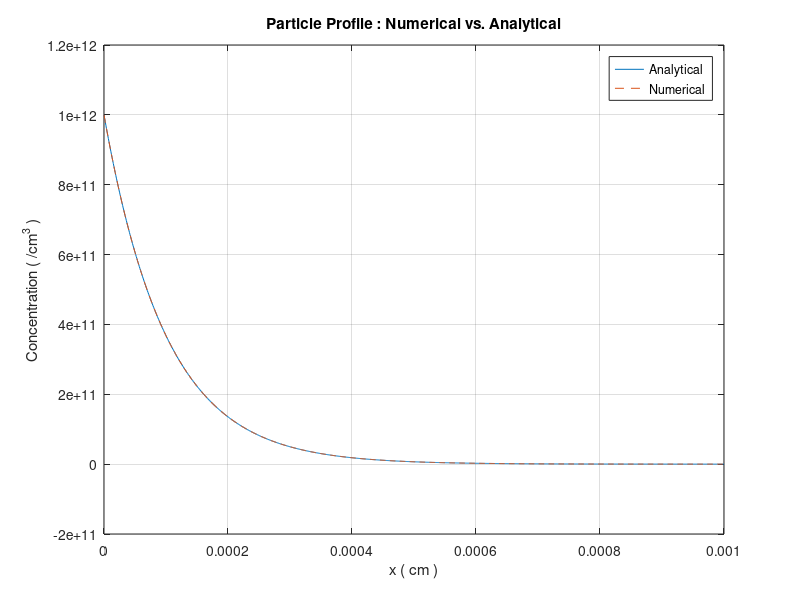
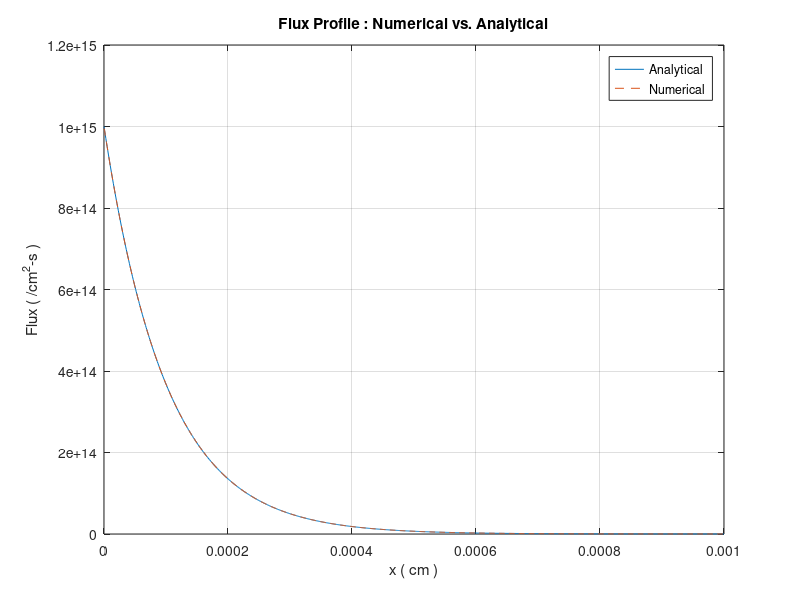

MATLAB code to generate these figures, in order:
% Problem 1_A_Case_1 %
% ================== %

D = 0.1; % Diffusion coefficient in cm^2/s
n_0 = 10^12; % Concentration of particle at position A in cm^(-3)
taw = 10^(-7); % Minority carrier life time in sec
h = 0.000001; % Step size in cm
L = 10*10^(-4); % Length of the sample in cm
X = 0:h:L; % X-axis

% Particle Profile using Numerical Method

A = zeros(length(X),length(X)); % Finite Difference Matrix
A(1,1) = 1; % Boundary Condition at x = 0
A(length(X),length(X)) = 1; % Boundary Condition at x = 10 miron

for i = 2:length(X)-1
    A(i,i-1) = 1/h^2;
    A(i,i) = -(2/h^2+(1/(D*taw)));
    A(i,i+1) = 1/h^2;
end

B = zeros(length(X),1);
B(1,1) = n_0; % Boundary Condition at x = 0
B(length(X),1) = 0; % Boundary Condition at x = 10 miron

n = A\B;
n = n';

% Particle Profile using Analytical Method

L_d = sqrt(D*taw); 
C_1 = n_0/(1-exp(-20));
C_2 = n_0/(1-exp(20));
n_1 = C_1*exp(-X/L_d)+C_2*exp(X/L_d);

figure;
plot(X,n_1,'Displayname','Analytical');
hold on;
plot(X,n,'Displayname','Numerical','LineStyle','--');
xlabel('x ( cm )');
ylabel('Concentration ( /cm^3 )');
title('Particle Profile : Numerical vs. Analytical');
legend;
grid;
hold off;

% Flux Profile

J = -D*gradient(n,X); % Numerical
J_1 = (D/L_d)*(C_1*exp(-X/L_d)-C_2*exp(X/L_d)); % Analytical

figure;
plot(X,J_1,'Displayname','Analytical');
hold on;
plot(X,J,'Displayname','Numerical','LineStyle','--');
xlabel('x ( cm )');
ylabel('Flux ( /cm^2-s )');
title('Flux Profile : Numerical vs. Analytical');
legend;
grid;
hold off;